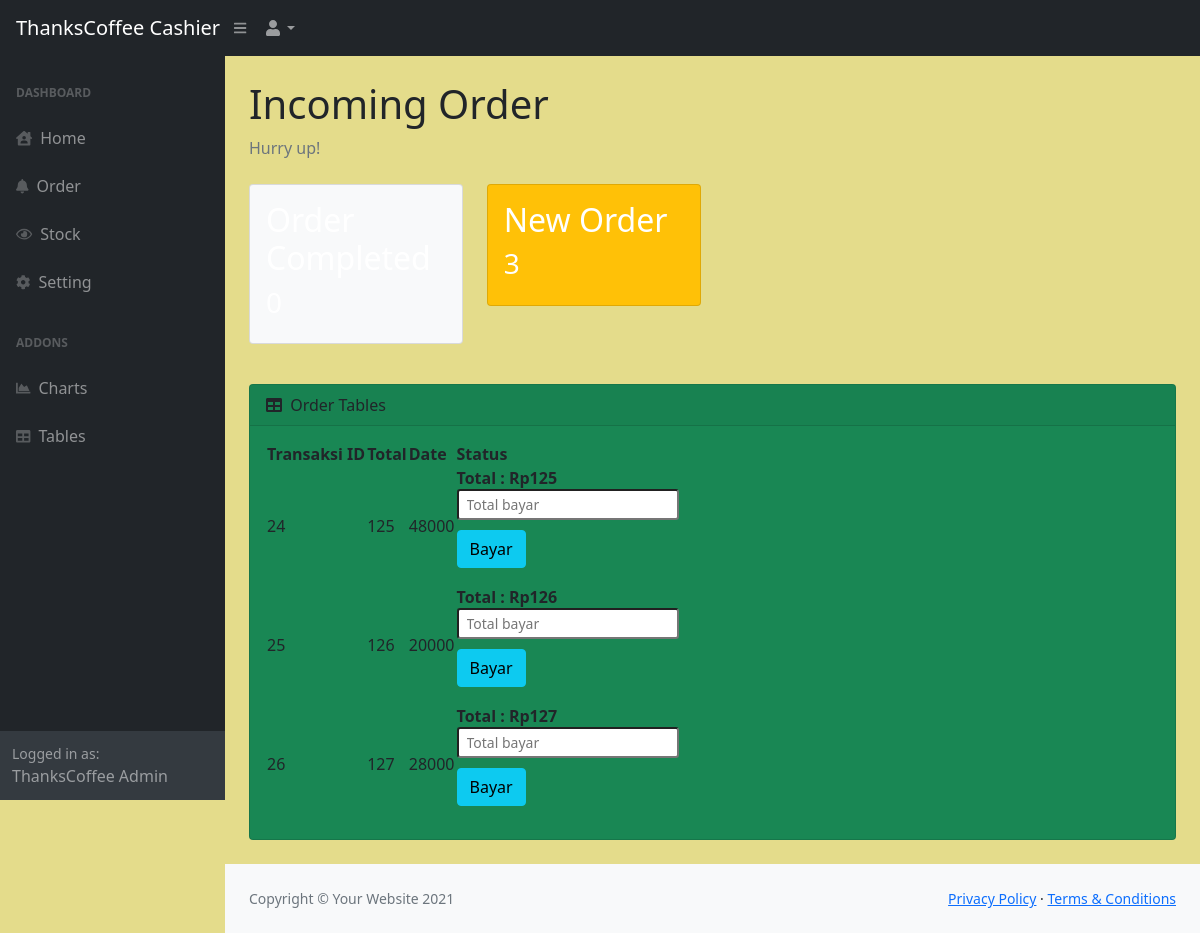
The app's page /admin/order.php?status=1, older data.
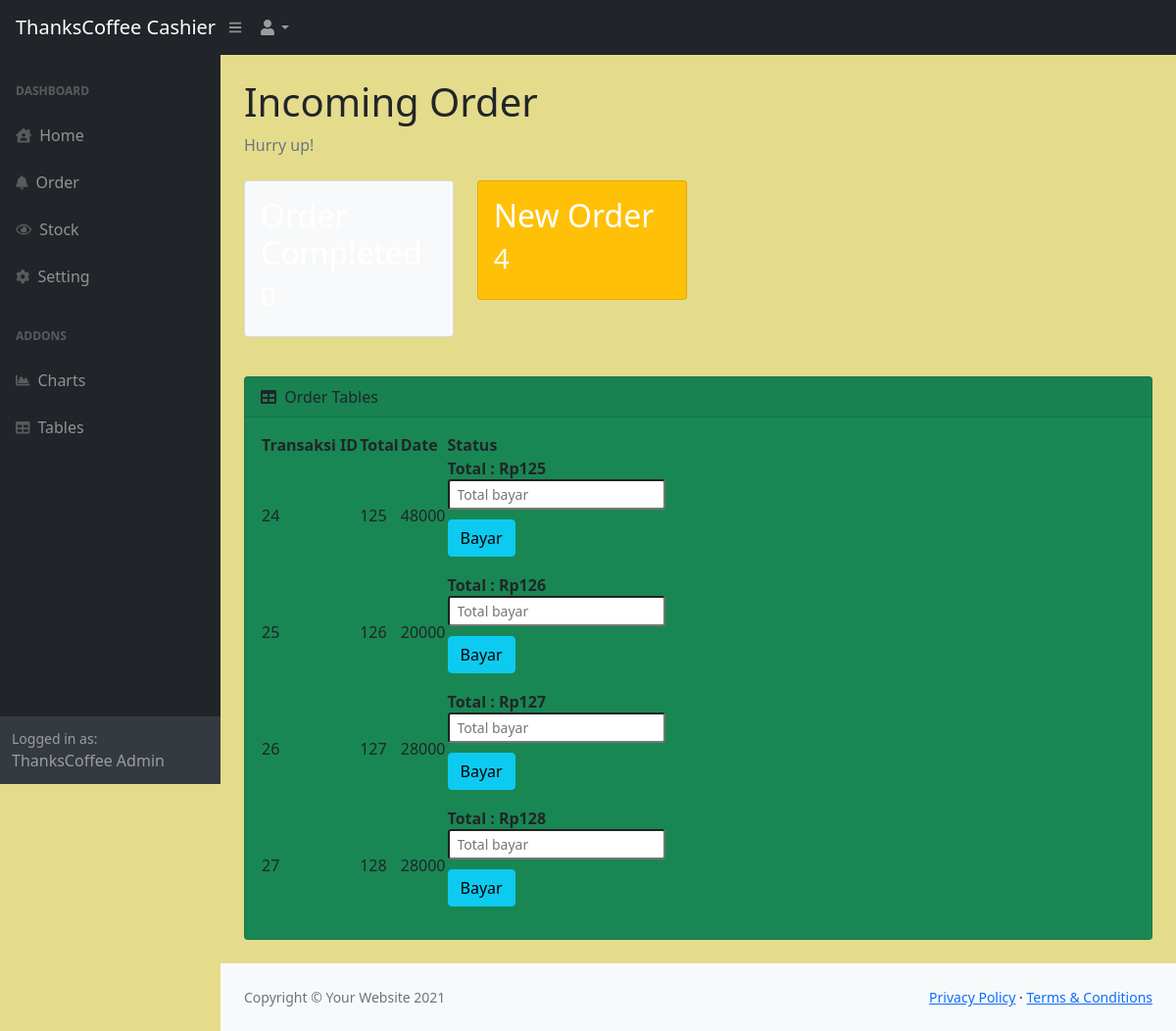
The same page, newer data.
### tables this page shows
CREATE TABLE `transaksi` (
  `id_transaksi` int(11) NOT NULL,
  `id_pelanggan` int(11) NOT NULL,
  `total` int(15) NOT NULL,
  `bayar` int(15) NOT NULL,
  `kembalian` int(15) NOT NULL,
  `status` int(1) NOT NULL
);

### admin/order.php (the view, shortened to what this page needs)
<?php
include '../db/koneksi.php';
?>
<!DOCTYPE html>
<html lang="en">
    <head>
        <link href="https://cdn.jsdelivr.net/npm/simple-datatables@latest/dist/style.css" rel="stylesheet" />
        <link href="css/styles.css" rel="stylesheet" />
    </head>
    <body class="sb-nav-fixed">
        <nav class="sb-topnav navbar navbar-expand navbar-dark bg-dark">
            <a class="navbar-brand ps-3" href="index.php">ThanksCoffee Cashier</a>
            <button class="btn btn-link btn-sm order-1 order-lg-0 me-4 me-lg-0" id="sidebarToggle" href="#!"><i class="fas fa-bars"></i></button>
            <ul class="navbar-nav ms-auto ms-md-0 me-3 me-lg-4">
                <li class="nav-item dropdown">
                    <a class="nav-link dropdown-toggle" id="navbarDropdown" href="#" role="button" data-bs-toggle="dropdown" aria-expanded="false"><i class="fas fa-user fa-fw"></i></a>
                </li>
            </ul>
        </nav>
        <div id="layoutSidenav">
            <div id="layoutSidenav_nav">
                <nav class="sb-sidenav accordion sb-sidenav-dark" id="sidenavAccordion">
                    <div class="sb-sidenav-menu">
                        <div class="nav">
                            <div class="sb-sidenav-menu-heading">dashboard</div>
                            <a class="nav-link" href="index.php">
                                <div class="sb-nav-link-icon"><i class="fas fa-house-user"></i></div>
                                Home
                            </a>
                            <a class="nav-link" href="order.php">
                                <div class="sb-nav-link-icon"><i class="fas fa-bell"></i></div>
                                Order
                            </a>
                            <a class="nav-link" href="stock.php">
                                <div class="sb-nav-link-icon"><i class="far fa-eye"></i></div>
                                Stock
                            </a>
                            <a class="nav-link" href="pengaturan.php">
                                <div class="sb-nav-link-icon"><i class="fa fa-cog"></i></div>
                                Setting
                            </a>
                            <div class="sb-sidenav-menu-heading">Addons</div>
                            <a class="nav-link" href="charts.php">
                                <div class="sb-nav-link-icon"><i class="fas fa-chart-area"></i></div>
                                Charts
                            </a>
                            <a class="nav-link" href="tables.php">
                                <div class="sb-nav-link-icon"><i class="fas fa-table"></i></div>
                                Tables
                            </a>
                        </div>
                    </div>
                    <div class="sb-sidenav-footer">
                        <div class="small">Logged in as:</div>
                        ThanksCoffee Admin
                    </div>
                </nav>
            </div>
            <div id="layoutSidenav_content">
                <main>
                    <div class="container-fluid px-4">
                        <h1 class="mt-4">Incoming Order</h1>
                        <ol class="breadcrumb mb-4">
                            <li class="breadcrumb-item active">Hurry up!</li>
                        </ol>
                        <div class="row">
                            <div class="col-xl-3 col-md-6">
                                <div class="card bg-primary text-white mb-4">
                                    <div class="card-body"><h2>Order Completed</h2>
                                    <?php
                                    $sql = "SELECT id_transaksi FROM transaksi WHERE status = 1";
                                    $result = mysqli_query($koneksi,$sql);
                                    $result = mysqli_num_rows($result);
                                    if(is_null($result)){
                                        echo "<h3>0</h3>";
                                    }
                                    else{
                                        echo "<h3>".($result)."</h3>";
                                    }
                                    ?>
                                    </div>
                                </div>
                            </div>
                            <div class="col-xl-3 col-md-6">
                                <div class="card bg-warning text-white mb-4">
                                    <div class="card-body"><h2>New Order</h2>
                                    <?php
                                    $sql = "SELECT id_transaksi FROM transaksi WHERE status=0";
                                    $result = mysqli_query($koneksi,$sql);
                                    $result = mysqli_num_rows($result);
                                    if(is_null($result)){
                                        echo "<h3>0</h3>";
                                    }
                                    else{
                                        echo "<h3>".($result)."</h3>";
                                    }
                                    ?>
                                </div>
                                </div>
                            </div>
                        </div>
                        <div class="card mb-4">
                            <div class="card-header">
                                <i class="fas fa-table me-1"></i>
                                Order Tables
                            </div>
                            <div class="card-body">
                                <table id="datatablesSimple">
                                    <thead>
                                        <tr>
                                            <th>Transaksi ID</th>
                                            <th>Total</th>
                                            <th>Date</th>
                                            <th>Status</th>
                                        </tr>
                                    </thead>
                                    <tbody>
                                    <?php
                                    $sql = "SELECT * FROM transaksi";
                                    $result = mysqli_query($koneksi,$sql);
                                    while($row = mysqli_fetch_row($result)){
                                        echo "<tr>";
                                        echo "<td>".$row[0]."</td>";
                                        echo "<td>".$row[1]."</td>";
                                        echo "<td>".$row[2]."</td>";
                                        if($row[5]=="0"){
                                            echo "<td>";
                                            echo "<form method='post' action='bayar.php'><b>Total : Rp".$row[1]."</b><br/>";
                                            echo "<input type='number' class='form-control-sm' placeholder='Total bayar' name = 'bayar'><br/>";
                                            echo "<input type='submit' class='btn btn-info' style='margin-top:10px' value='Bayar'></input>";
                                            echo "</form>";
                                            echo "</td>";
                                        }else{
                                            echo "<td><button type='button' class='btn btn-primary' disabled>Selesai</button></td>";
                                        }
                                    }
                                    ?>
                                    </tbody>
                                </table>
                            </div>
                        </div>
                    </div>
                </main>
                <footer class="py-4 bg-light mt-auto">
                    <div class="container-fluid px-4">
                        <div class="d-flex align-items-center justify-content-between small">
                            <div class="text-muted">Copyright &copy; Your Website 2021</div>
                            <div>
                                <a href="#">Privacy Policy</a>
                                &middot;
                                <a href="#">Terms &amp; Conditions</a>
                            </div>
                        </div>
                    </div>
                </footer>
            </div>
        </div>
    </body>
</html>

Row changes from the older to the newer data that the page shows:
added transaksi: id_transaksi "27", id_pelanggan "128", total "28000"
Text that changed along with them:
$result: "3" → "4"
